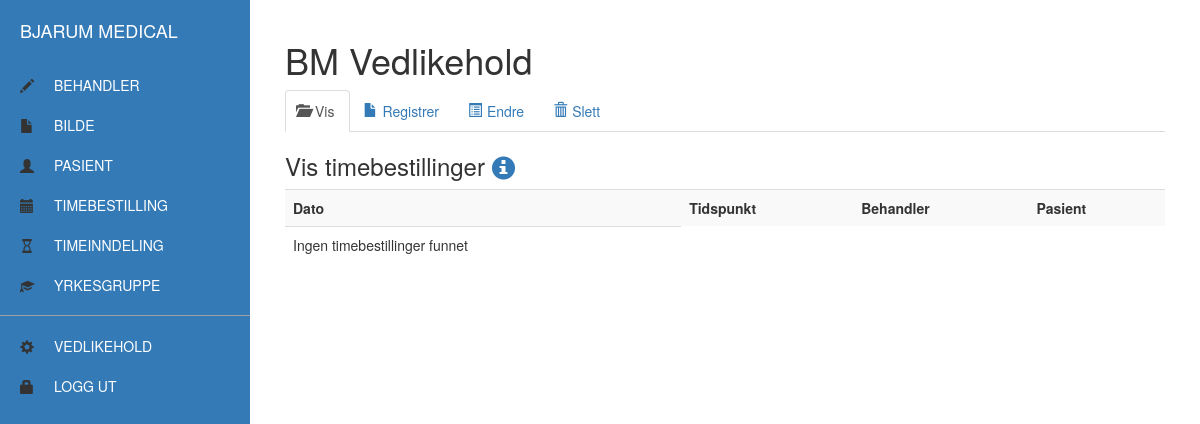
Page /vedlikehold/timebestilling.php (signed in) on the earlier database version.
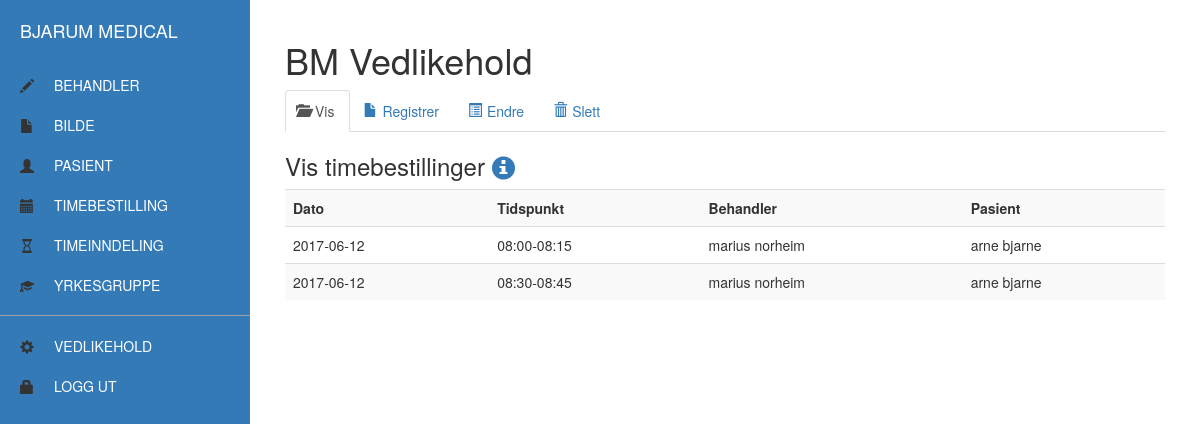
Same page on the later database version.
### tables this page shows
CREATE TABLE `timebestilling` (
  `timebestillingnr` int(11) NOT NULL,
  `dato` date NOT NULL,
  `tidspunkt` varchar(12) NOT NULL,
  `brukernavn` varchar(20) NOT NULL,
  `personnr` bigint(11) NOT NULL
);

CREATE TABLE `behandler` (
  `brukernavn` varchar(20) NOT NULL,
  `behandlernavn` varchar(50) NOT NULL,
  `yrkesgruppenr` int(11) NOT NULL,
  `bildenr` int(11) NOT NULL
);

CREATE TABLE `pasient` (
  `personnr` bigint(11) NOT NULL,
  `pasientnavn` varchar(50) NOT NULL,
  `passord` varchar(255) DEFAULT NULL,
  `brukernavn` varchar(20) NOT NULL
);

### vedlikehold/libs/timebestilling.php (shortened to what this page needs)
<?php
function visTimebestilling() {
  $sql = "SELECT t.dato, t.tidspunkt, t.brukernavn, b.behandlernavn, t.personnr, p.pasientnavn
  FROM timebestilling AS t
  LEFT JOIN behandler AS b ON t.brukernavn = b.brukernavn
  LEFT JOIN pasient AS p ON t.personnr = p.personnr
  ORDER BY dato";
  $result = mysqli_query($conn, $sql);
  if(mysqli_num_rows($result) > 0) {
    while($row = mysqli_fetch_assoc($result)) {
      echo "<tr>\n";
      echo "<td>". htmlspecialchars($row['dato']) ."</td>\n";
      echo "<td>". htmlspecialchars($row['tidspunkt']) ."</td>\n";
      echo "<td>". htmlspecialchars($row['behandlernavn']) ."</td>\n";
      echo "<td>". htmlspecialchars($row['pasientnavn']) ."</td>\n";
      echo "</tr>\n";
    }
  } else {
    echo "<tr><td>Ingen timebestillinger funnet</td></tr>\n";
  }
}
?>

Differences in the rows shown:
added timebestilling: dato "2017-06-12", tidspunkt "08:00-08:15", brukernavn.behandlernavn "marius norheim", personnr.pasientnavn "arne bjarne"
added timebestilling: dato "2017-06-12", tidspunkt "08:30-08:45", brukernavn.behandlernavn "marius norheim", personnr.pasientnavn "arne bjarne"
Other differences:
text no longer shown: "Ingen timebestillinger funnet"
